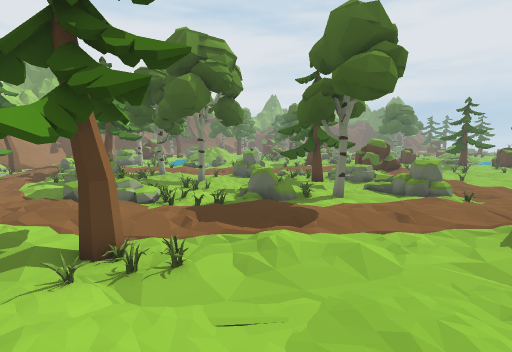
[1] (above)

19 first-person views from a walk through a 3-D level made in the Unity game engine. The camera is 1.2 m above the floor, tilts 8° down and sees 90° across. The floor is counted in squares, 0.55 m on a side. Each view is taken from the middle of a square. On the plan, view 1 faces up. The plan holds only what a view shows up to about 17 squares ahead; the rest is blank. The place goes on beyond the plan. The player is left out. Some animated figures are left out.

[2]
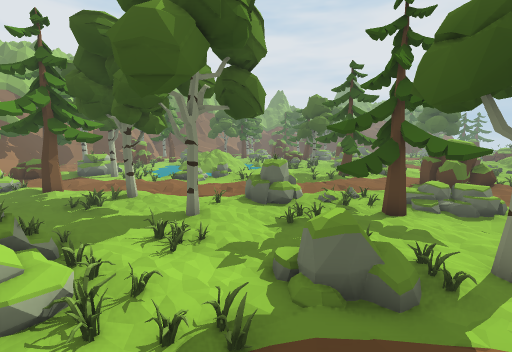

[3]
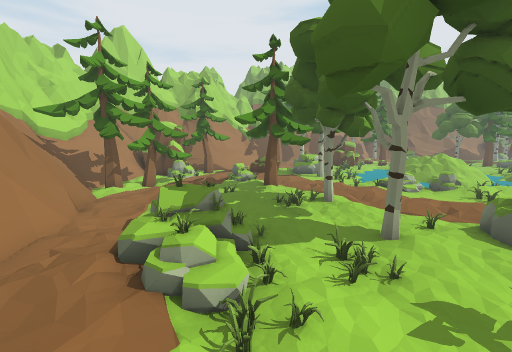

[4]
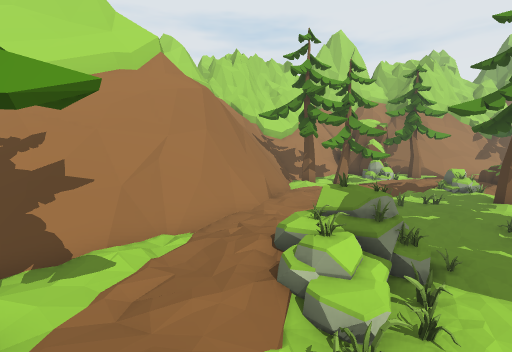

[5]
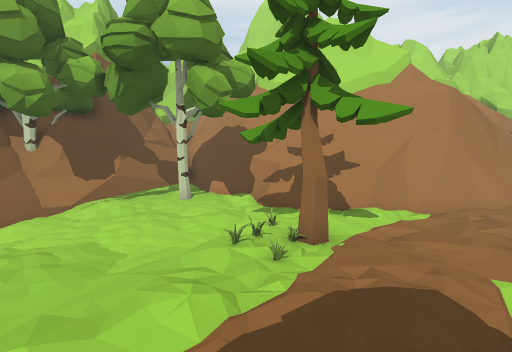

[6]
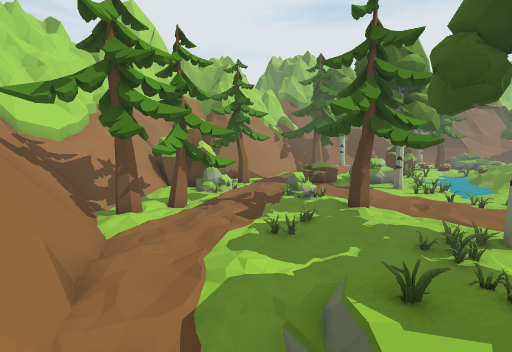

[7]
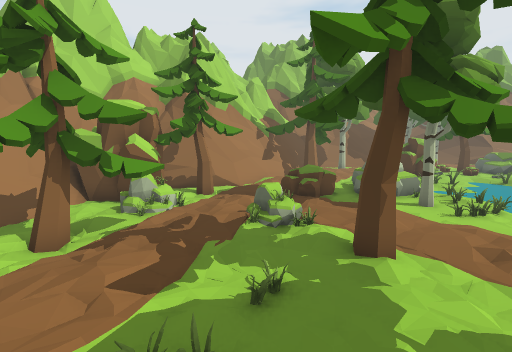

[8]
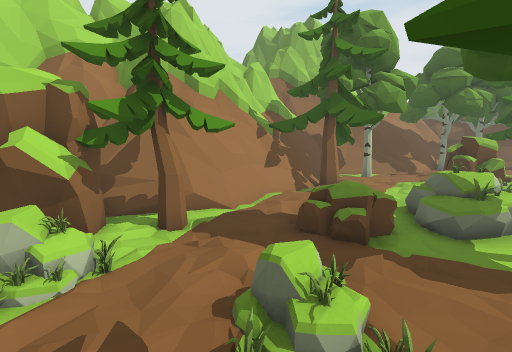

[9]
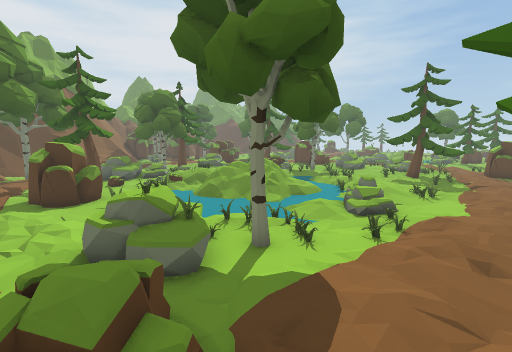

[10]
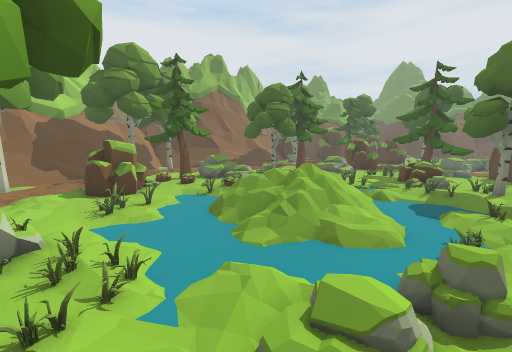

[11]
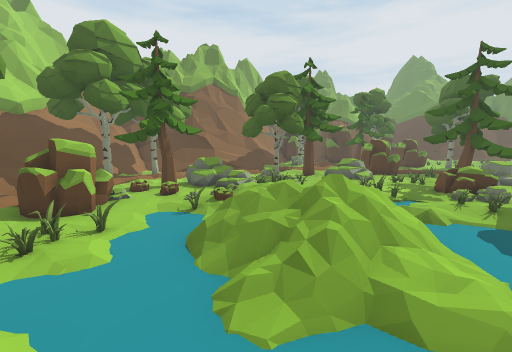

[12]
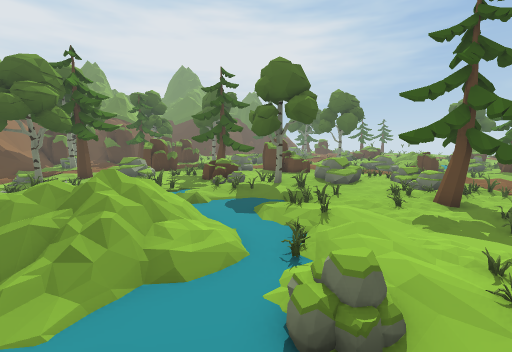

[13]
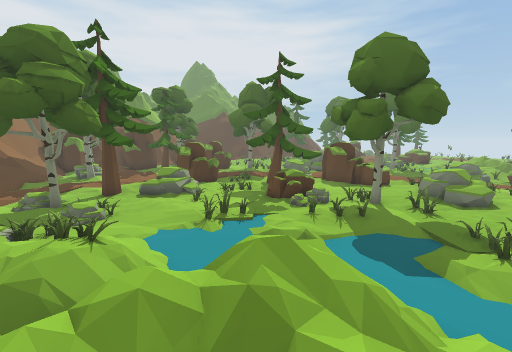

[14]
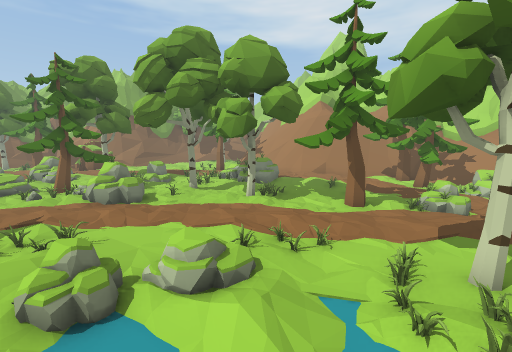

[15]
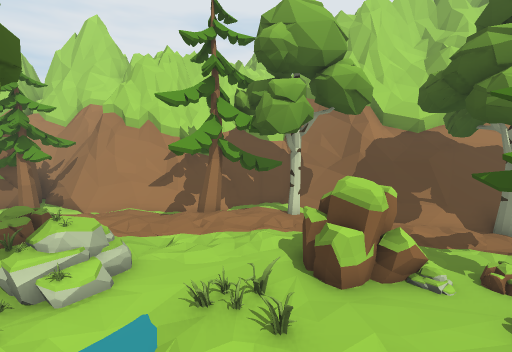

[16]
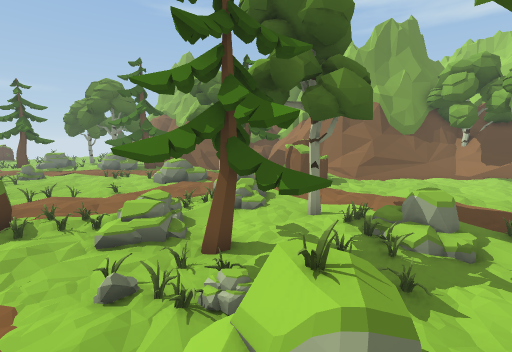

[17]
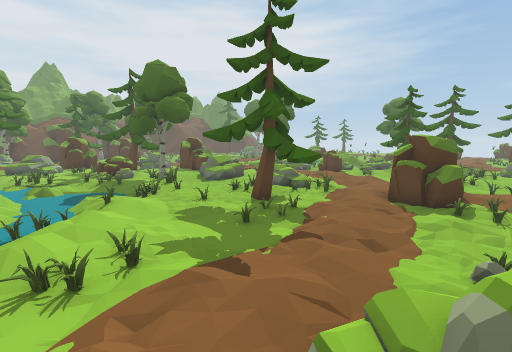

[18]
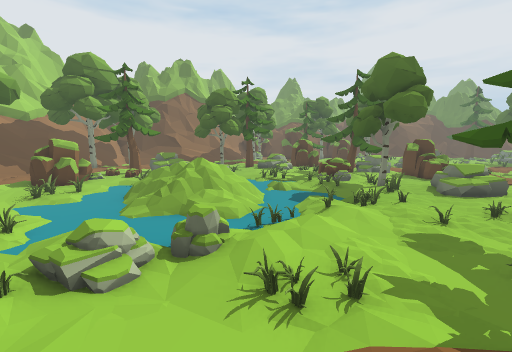

[19]
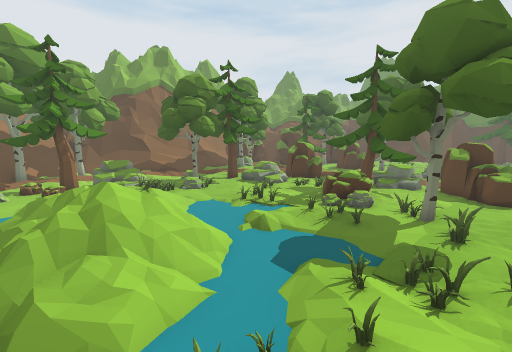

### Floor plan
Key: @ floor where view 1 was taken; # wall or solid block; . main floor; : floor 0.25 m higher than the main floor; + floor 0.5 m higher than the main floor; * floor 0.75 m higher than the main floor; % floor 1 m higher than the main floor; & floor 1.25 m higher than the main floor; / step, stairs or slope; = window, fence, low wall or low ledge; ^ raised ledge; O other object.
Columns run from 20 left of view 1 to 8 right of it. Each row starts with its distance up from view 1.
 39    ### OOO       OO  OOO.
 38    #^^..OO   OOOOOOOOOOO.O
 37   ##^#O.//   OOOOOOO   OOO
 36  #^#OOO.OOOO   OOO     OOOOO.
 35  #^^=:...OOO   OO. OOOOOOOO .
 34  #^==...OOO.  OO.... .. OOO/O
 33 ###^#./.OOO   /O...O .:  OO/O
 32 ##^=........//:O/..OO./     O
 31 #^=....OO...O//O/...../OOO
 30 ^=.O../OOO....///../.OOOOO
 29 #=OOO..OO.....    //..OOO
 28 #=OO..:..OO..////+/.....OO
 27 #=OO.....O...///*//.//.
 26 ##OOOO......../////./OOO
 25 ^OOOOO..//......///OO.O
 24 ##=.....OOOO......OO...O OO
 23 ##=.....OOOOO..////:...OOOOO
 22 ##=... .:OOOO.///+::....OOOOO
 21 ##=.:. O.OOOOO///..O..O.OO.OO
 20 ##=...OO....OOO...OO...OOO...
 19 ##OOO........:.............OO
 18 ##OO....O..OO.....:........OO
 17 ^OOOO..:OOOOOOOO...........OO
 16 O OOO...OOOOOOOO...OO..O...O.
 15 OOOOOOO...OO.OOO..OOO.OOO O..
 14 #OO.OOOO..O  O OOOOO.OOOO
 13 #=:OOOO.:.O.     O  OOOOO.O.
 12 #=+.OOOO......   OO O  OOO/O.
 11 #&=#OOOO......OO O   OOOO  O.
 10 ##%=O.OO..... OOOO    OO..:*.
  9  ###^^===#....OO:OOOO/.....O.
  8   ########=#..//........./...
  7         ###^=....O..........
  6           ##^#..OO........OOO
  5            ##=: OOO.......OO
  4            ###^OOOOO......
  3             ^^^O.O....
  2             ^^^^ OO      ###=
  1             #^^= OO     #=##
  0              ^^= O  @  #=###
 -1              ##^OOO   #=###
 -2              ##=  ##OO####
 -3               #=OO=##O###
 -4               ## =######

Where each view was taken, in squares from view 1:
view 1: 0 up, 0 right, facing up
view 2: 6 up, 1 left, facing up
view 3: 7 up, 1 left, facing up-left
view 4: 8 up, 1 left, facing left
view 5: 8 up, 2 right, facing down-left
view 6: 8 up, 6 left, facing up-left
view 7: 12 up, 8 left, facing up-left
view 8: 15 up, 11 left, facing up-left
view 9: 18 up, 14 left, facing up-right
view 10: 19 up, 6 left, facing up
view 11: 22 up, 6 left, facing up
view 12: 21 up, 6 left, facing up-right
view 13: 26 up, 6 left, facing up-right
view 14: 26 up, 6 left, facing down
view 15: 28 up, 6 left, facing left
view 16: 17 up, 1 left, facing down-right
view 17: 16 up, 2 left, facing up-right
view 18: 17 up, 2 left, facing up
view 19: 22 up, 1 left, facing up
